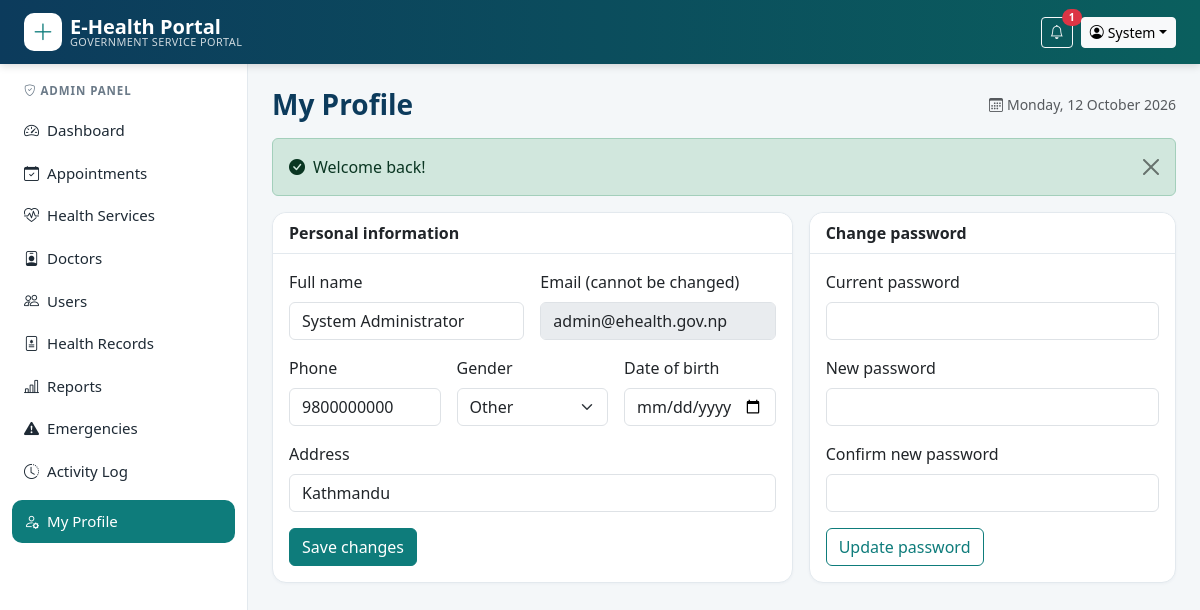
The app's page /profile.php (signed in) with its own data.
### tables this page shows
CREATE TABLE users (
  user_id     INT UNSIGNED AUTO_INCREMENT PRIMARY KEY,
  name        VARCHAR(100) NOT NULL,
  email       VARCHAR(150) NOT NULL UNIQUE,
  password    VARCHAR(255) NOT NULL,
  role        ENUM('admin','doctor','citizen') NOT NULL DEFAULT 'citizen',
  phone       VARCHAR(20)  DEFAULT NULL,
  gender      ENUM('male','female','other') DEFAULT NULL,
  dob         DATE DEFAULT NULL,
  address     VARCHAR(200) DEFAULT NULL,
  status      ENUM('active','inactive') NOT NULL DEFAULT 'active',
  failed_logins TINYINT UNSIGNED NOT NULL DEFAULT 0,
  locked_until  DATETIME DEFAULT NULL,
  created_at  TIMESTAMP DEFAULT CURRENT_TIMESTAMP
);

### includes/db.php (called while the page is built, shortened)
<?php
function db(): PDO
{
    static $pdo = null;
    if ($pdo === null) {
        try {
            $dsn = 'mysql:host=' . DB_HOST . ';port=' . DB_PORT . ';dbname=' . DB_NAME . ';charset=utf8mb4';
            $pdo = new PDO($dsn, DB_USER, DB_PASS, [
                PDO::ATTR_ERRMODE            => PDO::ERRMODE_EXCEPTION,
                PDO::ATTR_DEFAULT_FETCH_MODE => PDO::FETCH_ASSOC,
                PDO::ATTR_EMULATE_PREPARES   => false,
            ]);
            $pdo->exec("SET time_zone = '+05:45'");
        } catch (PDOException $e) {
            http_response_code(500);
            die('<div style="font-family:sans-serif;max-width:600px;margin:60px auto;padding:20px;border:1px solid #f5c2c7;background:#f8d7da;border-radius:8px">'
              . '<h3>Database connection failed</h3><p>Please make sure <b>MySQL is running in XAMPP</b> and that you imported '
              . '<code>database/ehealth_db.sql</code>. Check the credentials in <code>config/config.php</code>.</p></div>');
        }
    }
    return $pdo;
}
function q(string $sql, array $params = []): PDOStatement
{
    $st = db()->prepare($sql);
    $st->execute($params);
    return $st;
}
function fetch_one(string $sql, array $params = []): ?array { $r = q($sql, $params)->fetch(); return $r ?: null; }
function fetch_val(string $sql, array $params = []) { return q($sql, $params)->fetchColumn(); }

### includes/auth.php (called while the page is built, shortened)
<?php
require_once __DIR__ . '/functions.php';
function current_user(): ?array
{
    static $u = false;
    if ($u === false) {
        $u = isset($_SESSION['user_id'])
            ? fetch_one('SELECT user_id,name,email,role,phone,gender,dob,address,status FROM users WHERE user_id=?', [$_SESSION['user_id']])
            : null;
    }
    return $u;
}
function home_for(string $role): string
{
    return ['admin' => 'admin/dashboard.php', 'doctor' => 'doctor/dashboard.php', 'citizen' => 'citizen/dashboard.php'][$role] ?? 'index.php';
}
function require_role(string ...$roles): array
{
    $u = current_user();
    return $u;
}

### profile.php (the view, shortened to what this page needs)
<?php
require_once __DIR__ . '/includes/layout.php';
$u = require_role('admin', 'doctor', 'citizen');
$u = fetch_one('SELECT * FROM users WHERE user_id=?', [$u['user_id']]);
layout_top('My Profile', true);
?>
<div class="row g-3">
  <div class="col-lg-7">
    <div class="card"><div class="card-header">Personal information</div><div class="card-body">
      <form method="post" class="row g-3"><?= csrf_field() ?><input type="hidden" name="action" value="profile">
        <div class="col-md-6"><label class="form-label">Full name</label><input name="name" class="form-control" value="<?= e($u['name']) ?>" required></div>
        <div class="col-md-6"><label class="form-label">Email (cannot be changed)</label><input class="form-control" value="<?= e($u['email']) ?>" disabled></div>
        <div class="col-md-4"><label class="form-label">Phone</label><input name="phone" class="form-control" value="<?= e($u['phone']) ?>" required></div>
        <div class="col-md-4"><label class="form-label">Gender</label>
          <select name="gender" class="form-select"><option value="">-</option>
            <?php foreach (['male', 'female', 'other'] as $g): ?><option value="<?= $g ?>" <?= $u['gender'] === $g ? 'selected' : '' ?>><?= ucfirst($g) ?></option><?php endforeach; ?>
          </select></div>
        <div class="col-md-4"><label class="form-label">Date of birth</label><input type="date" name="dob" class="form-control" value="<?= e($u['dob']) ?>"></div>
        <div class="col-12"><label class="form-label">Address</label><input name="address" class="form-control" value="<?= e($u['address']) ?>"></div>
        <div class="col-12"><button class="btn btn-teal">Save changes</button></div>
      </form>
    </div></div>
  </div>
  <div class="col-lg-5">
    <div class="card"><div class="card-header">Change password</div><div class="card-body">
      <form method="post"><?= csrf_field() ?><input type="hidden" name="action" value="password">
        <div class="mb-3"><label class="form-label">Current password</label><input type="password" name="current_password" class="form-control" required></div>
        <div class="mb-3"><label class="form-label">New password</label><input type="password" name="new_password" class="form-control" required minlength="8"></div>
        <div class="mb-3"><label class="form-label">Confirm new password</label><input type="password" name="new_password2" class="form-control" required></div>
        <button class="btn btn-outline-teal">Update password</button>
      </form>
    </div></div>
  </div>
</div>
<?php layout_bottom(true); ?>

### includes/layout.php (shortened to what this page needs)
<?php
require_once __DIR__ . '/auth.php';
function menu_for(string $role): array
{
    switch ($role) {
        case 'admin': return [
            ['Dashboard', 'admin/dashboard.php', 'speedometer2'],
            ['Appointments', 'admin/appointments.php', 'calendar-check'],
            ['Health Services', 'admin/services.php', 'heart-pulse'],
            ['Doctors', 'admin/doctors.php', 'person-badge'],
            ['Users', 'admin/users.php', 'people'],
            ['Health Records', 'admin/records.php', 'file-medical'],
            ['Reports', 'admin/reports.php', 'bar-chart-line'],
            ['Emergencies', 'admin/emergencies.php', 'exclamation-triangle-fill'],
            ['Activity Log', 'admin/logs.php', 'clock-history'],
        ];
    }
}
function layout_top(string $title, bool $panel = false): void
{
    $u = current_user();
    $script = str_replace('\\', '/', $_SERVER['SCRIPT_NAME']);
    $unread = $u ? unread_count((int)$u['user_id']) : 0;
    ?><!DOCTYPE html>
<html lang="en">
<head>
<link rel="stylesheet" href="<?= asset('vendor/bootstrap/css/bootstrap.min.css') ?>">
<link rel="stylesheet" href="<?= asset('vendor/icons/bootstrap-icons.min.css') ?>">
<link rel="stylesheet" href="<?= asset('css/style.css') ?>">
</head>
<body class="<?= $panel ? 'panel-body' : '' ?>">
<nav class="navbar navbar-expand-lg navbar-dark topbar sticky-top">
  <div class="container-fluid px-lg-4">
    <a class="navbar-brand d-flex align-items-center" href="<?= url($u ? home_for($u['role']) : 'index.php') ?>">
      <span class="brand-mark me-2"><i class="bi bi-plus-lg"></i></span>
      <span class="lh-1"><strong>E-Health Portal</strong><small class="d-none d-sm-block">Government Service Portal</small></span>
    </a>
    <div class="<?= $panel ? 'ms-auto' : 'collapse navbar-collapse' ?>" id="mainNav">
      <div class="d-flex align-items-center gap-2">
        <?php if ($u): ?>
          <?php if (true): ?>
            <a href="<?= url('notifications.php') ?>" class="btn btn-sm btn-outline-light position-relative" title="Notifications">
              <i class="bi bi-bell"></i>
              <?php if ($unread): ?><span class="position-absolute top-0 start-100 translate-middle badge rounded-pill bg-danger"><?= $unread ?></span><?php endif; ?>
            </a>
          <?php endif; ?>
          <div class="dropdown">
            <button class="btn btn-sm btn-light dropdown-toggle" data-bs-toggle="dropdown"><i class="bi bi-person-circle me-1"></i><?= e(explode(' ', $u['name'])[0]) ?></button>
          </div>
        <?php else: ?>
          <a href="<?= url('login.php') ?>" class="btn btn-sm btn-outline-light">Login</a>
          <a href="<?= url('register.php') ?>" class="btn btn-sm btn-light text-teal fw-semibold">Register</a>
        <?php endif; ?>
      </div>
    </div>
  </div>
</nav>
<?php if ($panel && $u): ?>
<div class="panel-wrap">
  <aside class="sidebar" id="sidebar">
    <div class="sidebar-role"><i class="bi bi-shield-check me-1"></i><?= e(ucfirst($u['role'])) ?> Panel</div>
    <ul class="nav flex-column">
      <?php foreach (menu_for($u['role']) as [$label, $file, $icon]):
          $active = str_ends_with($script, '/' . $file) || (basename(dirname($script)) . '/' . basename($script)) === $file; ?>
        <li class="nav-item">
          <a class="nav-link <?= $active ? 'active' : '' ?>" href="<?= url($file) ?>"><i class="bi bi-<?= $icon ?> me-2"></i><?= e($label) ?></a>
        </li>
      <?php endforeach; ?>
      <li class="nav-item mt-2"><a class="nav-link <?= basename($script) === 'profile.php' ? 'active' : '' ?>" href="<?= url('profile.php') ?>"><i class="bi bi-person-gear me-2"></i>My Profile</a></li>
    </ul>
  </aside>
  <main class="panel-main">
    <div class="d-flex flex-wrap justify-content-between align-items-center mb-3">
      <h1 class="h3 page-title mb-0"><?= e($title) ?></h1>
      <span class="text-muted small d-none d-md-block"><i class="bi bi-calendar3 me-1"></i><?= date('l, d F Y') ?></span>
    </div>
    <?= flash_render() ?>
<?php else: ?>
<main>
<div class="container mt-3"><?= flash_render() ?></div>
<?php endif;
}
function layout_bottom(bool $panel = false): void
{
    if ($panel): ?>
  </main>
</div>
<?php endif; ?>
</body>
</html>
<?php
}

### assets/css/style.css (style rules this page uses)
:root { --navy:#0c3b5c; --teal:#0e7c7b; --teal-dark:#0a5f5e; --mint:#e6f4f3; --ink:#1e2a35; --muted:#6b7a88; --line:#e3e9ee; --bg:#f4f7f9; }
body { background:var(--bg);color:var(--ink);font-family:system-ui,-apple-system,"Segoe UI",Roboto,"Helvetica Neue",Arial,sans-serif; }
.topbar { background:linear-gradient(90deg,var(--navy),var(--teal-dark));box-shadow:0 2px 8px rgba(0,0,0,.15) }
.topbar .navbar-brand small { font-size:.68rem;opacity:.8;font-weight:400;letter-spacing:.04em;text-transform:uppercase }
.brand-mark { width:38px;height:38px;border-radius:10px;background:#fff;color:var(--teal);display:inline-flex;align-items:center;justify-content:center;font-size:1.4rem }
.card { border:1px solid var(--line);border-radius:14px;box-shadow:0 1px 3px rgba(12,59,92,.04) }
.card-header { background:#fff;border-bottom:1px solid var(--line);font-weight:600;border-radius:14px 14px 0 0!important }
.panel-wrap { display:flex;min-height:calc(100vh - 62px) }
.sidebar { width:248px;background:#fff;border-right:1px solid var(--line);padding:18px 12px;flex-shrink:0 }
.sidebar-role { font-size:.72rem;text-transform:uppercase;letter-spacing:.08em;color:var(--muted);padding:0 12px 10px;font-weight:600 }
.sidebar .nav-link { color:var(--ink);border-radius:10px;padding:10px 12px;font-size:.94rem }
.sidebar .nav-link.active { background:var(--teal);color:#fff }
.panel-main { flex:1;padding:24px;min-width:0 }
.page-title { color:var(--navy);font-weight:700 }
.btn-teal { background:var(--teal);border-color:var(--teal);color:#fff }
.btn-outline-teal { border-color:var(--teal);color:var(--teal) }

### records on screen
users: user_id "1", name "System", role "ADMIN", name "System Administrator", email "admin@ehealth.gov.np", phone "9800000000", gender "Other", address "Kathmandu"

### other values on screen
$label "Dashboard"
$label "Appointments"
$label "Health Services"
$label "Doctors"
$label "Users"
$label "Health Records"
$label "Reports"
$label "Emergencies"
$label "Activity Log"
$title "My Profile"
$f['msg'] "Welcome back!"
